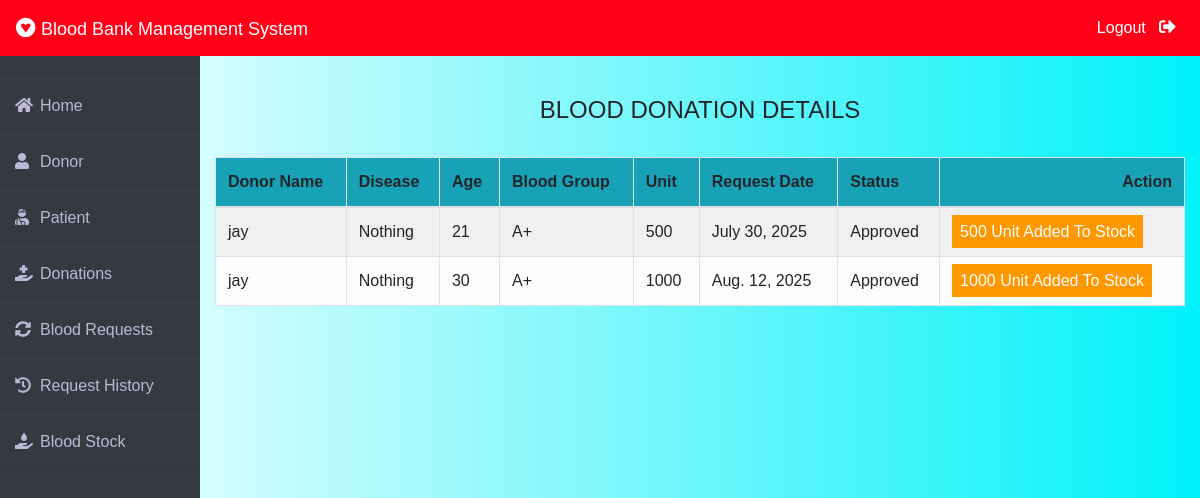
Screenshot of /admin-donation (signed in) with the database file from the repository.
### donor/models.py (models this page shows, shortened)
class BloodDonate(models.Model):
    donor=models.ForeignKey(Donor,on_delete=models.CASCADE)
    disease=models.CharField(max_length=100,default="Nothing")
    age=models.PositiveIntegerField()
    bloodgroup=models.CharField(max_length=10)
    unit=models.PositiveIntegerField(default=0)
    status=models.CharField(max_length=20,default="Pending")
    date=models.DateField(auto_now=True)

class Donor(models.Model):
    user=models.OneToOneField(User,on_delete=models.CASCADE)
    profile_pic= models.ImageField(upload_to='profile_pic/Donor/',null=True,blank=True)
    bloodgroup=models.CharField(max_length=10)
    address = models.CharField(max_length=40)
    mobile = models.CharField(max_length=20,null=False)
    def __str__(self):
        return self.user.first_name

### blood/views.py (the view)
# urls.py: path('admin-donation', views.admin_donation_view,name='admin-donation'),
@login_required(login_url='adminlogin')
def admin_donation_view(request):
    donations=dmodels.BloodDonate.objects.all()
    return render(request,'blood/admin_donation.html',{'donations':donations})

### templates/blood/admin_donation.html (shortened to what this page needs)
{% extends 'blood/adminbase.html' %}
{% block content %}
{% load widget_tweaks %}
{%load static%}
<head>
   </head>
<br><br>
<div class="container">
    <H4 class="text-center">BLOOD DONATION DETAILS</H4><br>
    <table class="table table-light table-hover table-bordered table-striped">
        <thead class="bg-info">
            <tr>
                <th scope="col">Donor Name</th>
                <th scope="col">Disease</th>
                <th scope="col">Age</th>
                <th scope="col">Blood Group</th>
                <th scope="col">Unit</th>
                <th scope="col">Request Date</th>
                <th scope="col">Status</th>
                <th class="text-right">Action</th>
            </tr>
        </thead>
        <tbody>
            {% for t in donations %}
            <tr>
                <td> {{t.donor}}</td>
                <td> {{t.disease}}</td>
                <td> {{t.age}}</td>
                <td>{{t.bloodgroup}}</td>
                <td>{{t.unit}}</td>
                <td>{{t.date}}</td>
                <td>{{t.status}}</td>
                {% if t.status == 'Pending' %}
                <td class="text-right">
                    <button class="btn btn-primary badge-pill" style="width: 100px;"><a  style="text-decoration: none;color: white;" href="{% url 'approve-donation' t.id  %}">APPROVE</a> </button>
                    <button class="btn btn-danger badge-pill" style="width: 80px;"><a  style="text-decoration: none;color: white;" href="{% url 'reject-donation' t.id  %}">REJECT</a> </button>
                </td>
                {% elif  t.status == 'Approved' %}
                <td><span class="label warning">{{t.unit}} Unit Added To Stock</span></td>
                {% else %}
                <td><span class="label danger">0 Unit Added To Stock</span></td>
                {% endif %}
            </tr>
            {% endfor %}
        </tbody>
    </table>
</div>
{% endblock content %}

### templates/blood/adminbase.html (shortened to what this page needs)
<!DOCTYPE html>
<html lang="en">
<head>
    <link rel="stylesheet" href="https://maxcdn.bootstrapcdn.com/bootstrap/4.0.0/css/bootstrap.min.css">
    <link rel="stylesheet" href="https://cdnjs.cloudflare.com/ajax/libs/font-awesome/5.14.0/css/all.css">
</head>
<body>
    <nav class="navbar navbar-expand-lg navbar-light fixed-top bg-danger">
        <a style="color:white;" class="navbar-brand" href="/"><i class="fab fa-gratipay"></i>&nbsp;<font face = "Comic sans MS" size ="4">Blood Bank Management System</font></a>
        <div class="navbar-collapse collapse w-100 order-3 dual-collapse2">
            <ul class="navbar-nav ml-auto">
                <li class="nav-item">
                    <a class="nav-link" style="color: white;" href="/logout">Logout &nbsp; <i class="fas fa-sign-out-alt"></i></a>
                </li>
            </ul>
        </div>
      </nav>
<br><br>
<div class="wrapper">
    <div class="sidebar">
        <ul>
            <li><a style="text-decoration:none;" href="/"><i class="fas fa-home"></i>Home</a></li>
            <li><a style="text-decoration:none;" href="/admin-donor"><i class="fas fa-user"></i>Donor</a></li>
            <li><a style="text-decoration:none;" href="/admin-patient"><i class="fas fa-user-injured"></i>Patient</a></li>
            <li><a style="text-decoration:none;" href="/admin-donation"><i class="fas fa-hand-holding-medical"></i>Donations</a></li>
            <li><a style="text-decoration:none;" href="/admin-request"><i class="fas fa-sync-alt"></i>Blood Requests</a></li>
            <li><a style="text-decoration:none;" href="/admin-request-history"><i class="fas fa-history"></i>Request History</a></li>
            <li><a style="text-decoration:none;" href="/admin-blood"><i class="fas fa-hand-holding-water"></i>Blood Stock</a></li>
        </ul>
    </div>
    <div class="main_content">
{% block content %}
{% endblock content %}
    </div>
</div>
</body>
</html>

### templates/blood/adminbase.html (style rules this page uses)
* { margin: 0; padding: 0; box-sizing: border-box; list-style: none; text-decoration: none; font-family: 'Josefin Sans', sans-serif; }
body { background-color: #f3f5f9; }
.bg-danger { background-color: #ff0018!important; }
.wrapper { display: flex; position: relative; }
.wrapper .sidebar { width: 200px; height: 100%; background: #343a40; padding: 30px 0px; position: fixed; }
.wrapper .sidebar ul li { padding: 15px; border-bottom: 1px solid #bdb8d7; border-bottom: 1px solid rgba(0,0,0,0.05); border-top: 1px solid rgba(255,255,255,0.05); }
.wrapper .sidebar ul li a { color: #bdb8d7; display: block; }
.wrapper .sidebar ul li a .fas { width: 25px; }
.wrapper .main_content { width: 100%; margin-left: 200px; }
.fa-sign-out-alt { color: white; font-size: 2ex; }

### templates/blood/admin_donation.html (style rules this page uses)
body { background: linear-gradient(to right, #ffffffff, #00f1f9ff); min-height: 100vh; margin: 0; padding: 0; }
.label { color: white; padding: 8px; }
.warning { background-color: #ff9800; }

### rows the page displays
BloodDonate: donor "jay", disease "Nothing", age "21", bloodgroup "A+", unit "500", date "July 30, 2025", status "Approved"
BloodDonate: donor "jay", disease "Nothing", age "30", bloodgroup "A+", unit "1000", date "Aug. 12, 2025", status "Approved"
